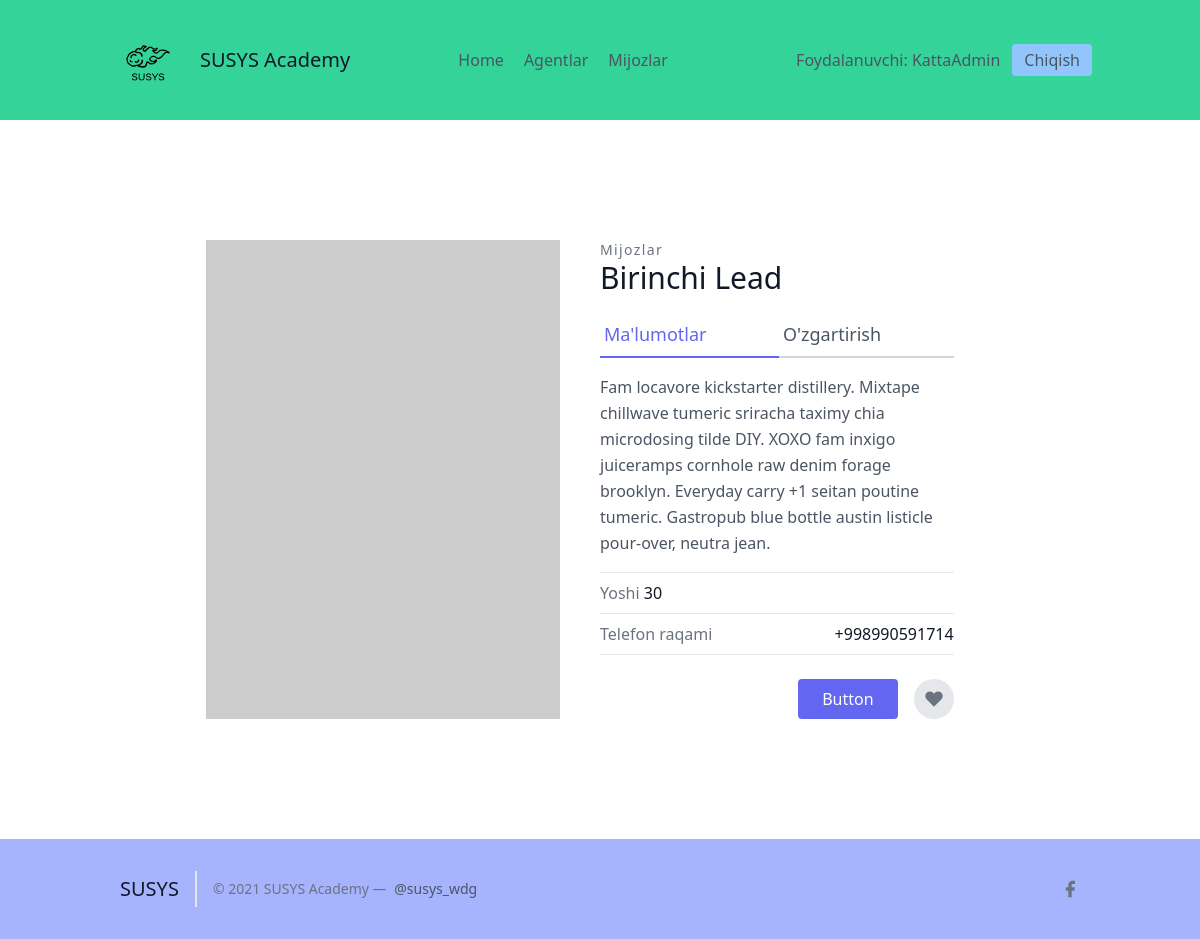
The app's page /leads/1/ (signed in) with its own data.
### leads/models.py (models this page shows, shortened)
class User(AbstractUser):
    is_organisor = models.BooleanField(default=True)
    is_agent = models.BooleanField(default=False)

class Lead(models.Model):
    ismi = models.CharField(max_length=20)
    familiyasi = models.CharField(max_length=20)
    yoshi = models.IntegerField(default=0)
    organisation = models.ForeignKey(UserProfile, on_delete=models.CASCADE)
    agent = models.ForeignKey("Agent", null=True, blank=True, on_delete=models.SET_NULL)
    category = models.ForeignKey("Category", null=True, blank=True, on_delete=models.SET_NULL)

### leads/views.py (the view)
# urls.py: path('<int:pk>/', LeadDetailView.as_view(), name='detallar'),
class LeadDetailView(OrganiserAndLoginRequiredMixin, DetailView):
    template_name = "leads/leads_detail.html"
    queryset = Lead.objects.all()
    context_object_name = "lead"

### agents/mixins.py (called while the page is built)
    def dispatch(self, request, *args, **kwargs):
        if not request.user.is_authenticated or not request.user.is_organisor:
            return redirect("login")
        return super().dispatch(request, *args, **kwargs)

### leads/templates/leads/leads_detail.html (shortened to what this page needs)
{% extends 'base.html' %}
{% block content %}
    <section class="text-gray-600 body-font overflow-hidden">
    <div class="container px-5 py-24 mx-auto">
    <div class="lg:w-4/5 mx-auto flex flex-wrap">
        <img alt="ecommerce" class="lg:w-1/2 w-full lg:pr-10 lg:py-6 mb-6 lg:mb-0 object-cover object-center rounded" src="https://dummyimage.com/400x400">
      <div class="lg:w-1/2 w-full lg:pr-10 lg:py-6 mb-6 lg:mb-0">
        <h2 class="text-sm title-font text-gray-500 tracking-widest">Mijozlar</h2>
        <h1 class="text-gray-900 text-3xl title-font font-medium mb-4">{{ lead.ismi }} {{ lead.familiyasi }}</h1>
        <div class="flex mb-4">
            <a href="{% url 'leads:detallar' lead.pk %}" class="flex-grow text-indigo-500 border-b-2 border-indigo-500 py-2 text-lg px-1">
                Ma'lumotlar
            </a>
            <a href="{% url 'leads:update' lead.pk %}" class="flex-grow border-b-2 border-gray-300 py-2 text-lg px-1">
                O'zgartirish
            </a>
        </div>
        <p class="leading-relaxed mb-4">Fam locavore kickstarter distillery. Mixtape chillwave tumeric sriracha taximy chia microdosing tilde DIY. XOXO fam inxigo juiceramps cornhole raw denim forage brooklyn. Everyday carry +1 seitan poutine tumeric. Gastropub blue bottle austin listicle pour-over, neutra jean.</p>
        <div class="flex border-t border-gray-200 py-2">
          <span class="text-gray-500">Yoshi<pan>
          <span class="ml-auto text-gray-900">{{ lead.yoshi }}</span>
        </div>
        <div class="flex border-t border-b mb-6 border-gray-200 py-2">
          <span class="text-gray-500">Telefon raqami</span>
          <span class="ml-auto text-gray-900">+998990591714</span>
        </div>
        <div class="flex">
          <button class="flex ml-auto text-white bg-indigo-500 border-0 py-2 px-6 focus:outline-none hover:bg-indigo-600 rounded">Button</button>
          <button class="rounded-full w-10 h-10 bg-gray-200 p-0 border-0 inline-flex items-center justify-center text-gray-500 ml-4">
            <svg fill="currentColor" stroke-linecap="round" stroke-linejoin="round" stroke-width="2" class="w-5 h-5" viewBox="0 0 24 24">
              <path d="M20.84 4.61a5.5 5.5 0 00-7.78 0L12 5.67l-1.06-1.06a5.5 5.5 0 00-7.78 7.78l1.06 1.06L12 21.23l7.78-7.78 1.06-1.06a5.5 5.5 0 000-7.78z"></path>
            </svg>
          </button>
        </div>
      </div>
    </div>
    </div>
    </section>
{% endblock %}

### frontend/details/navbar.html
{% load static %}
<header class="text-gray-600 body-font bg-green-400">
  <div class="container mx-auto flex flex-wrap p-5 flex-col md:flex-row items-center">
    <a class="flex title-font font-medium items-center text-gray-900 mb-4 md:mb-0">
      <img src="{% static 'img/logo-dark.png' %}" style="width: 80px;" alt="Logo">
      <span class="ml-3 text-xl">SUSYS Academy</span>
    </a>
    <nav class="md:ml-auto md:mr-auto flex flex-wrap items-center text-base justify-center">
      <a href="/" class="mr-5 hover:text-gray-900">Home</a>
    {% if not request.user.is_authenticated %}
      </nav>
        <button class="inline-flex items-center bg-blue-300 border-0 py-1 px-3 focus:outline-none hover:bg-blue-200 rounded text-base mt-4 md:mt-0" style="margin-right: 20px">
          <a  href="{% url 'signup' %}">Ro'yxatdan o'tish
          </a>
        </button>
    {% else %}
      {% if request.user.is_organisor %}
        <a href="/agents/" class="mr-5 hover:text-gray-900">Agentlar</a>
      {% endif %}
        <a href="/leads/" class="mr-5 hover:text-gray-900">Mijozlar</a>
      </nav>
    {% endif %}
    {% if request.user.is_authenticated %}
      Foydalanuvchi: {{ request.user.username }}
      <button class="ml-3 inline-flex items-center bg-blue-300 border-0 py-1 px-3 focus:outline-none hover:bg-blue-200 rounded text-base mt-4 md:mt-0">
        <a  href="{% url 'logout' %}">Chiqish
        </a>
      </button>
    {% else %}
    <button class="inline-flex items-center bg-blue-300 border-0 py-1 px-3 focus:outline-none hover:bg-blue-200 rounded text-base mt-4 md:mt-0">
      <a href="{% url 'login' %}">Kirish
    </a>
    </button>
    {% endif %}
  </div>
</header>

### records on screen
User: user.username "KattaAdmin"
Lead: ismi "Birinchi", familiyasi "Lead", yoshi "30"
